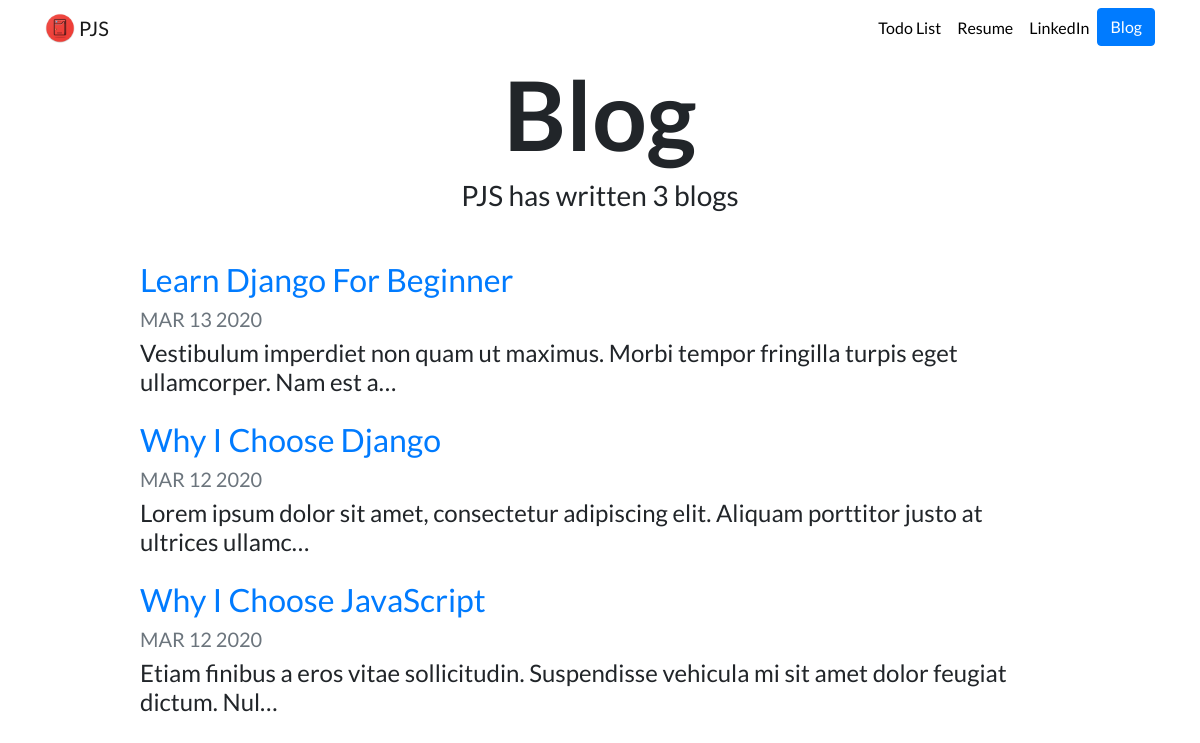
Screenshot of /blog/ with the database file from the repository.
### blog/models.py (models this page shows, shortened)
class Blog(models.Model):
    title = models.CharField(max_length=200)
    description = models.TextField()
    date = models.DateField()

### blog/views.py (the view)
# urls.py: path('', views.all_blogs, name='all_blogs'),
def all_blogs(request):
    blogs = Blog.objects.order_by('-date')
    return render(request, 'blog/all_blogs.html', {'blogs':blogs})

### blog/templates/blog/all_blogs.html
{% extends "portfolio/base.html" %}
{% load static %}
{% block content %}
<h1 id="blogtitle" class="font-weight-bold text-center">Blog</h1>
<h3 class="text-center mb-5">PJS has written {{ blogs.count }} blog{{ blogs.count|pluralize }}</h3>
{% for blog in blogs %}
<div class="row justify-content-center my-3">
  <div class="col-md-10">
    <a href="{% url 'blog:detail' blog.id %}">
      <h2>{{ blog.title }}</h2>
    </a>
    <h5 class="text-muted">{{ blog.date|date:'M d Y'|upper }}</h5>
    <h4>{{ blog.description|striptags|truncatechars:100 }}</h4>
  </div>
</div>
{% endfor %}
{% endblock %}

### portfolio/static/portfolio/custom.css (style rules this page uses)
body { font-family: 'Lato', sans-serif; }
#blogtitle { font-size: 6rem; }

### rows the page displays
Blog: title "Learn Django For Beginner", date "MAR 13 2020", description "Vestibulum imperdiet non quam ut maximus. Morbi tempor fringilla turpis eget ullamcorper. Nam est a…"
Blog: title "Why I Choose Django", date "MAR 12 2020", description "Lorem ipsum dolor sit amet, consectetur adipiscing elit. Aliquam porttitor justo at ultrices ullamc…"
Blog: title "Why I Choose JavaScript", date "MAR 12 2020", description "Etiam finibus a eros vitae sollicitudin. Suspendisse vehicula mi sit amet dolor feugiat dictum. Nul…"

### other values shown
{{ blogs.count }} "3"
